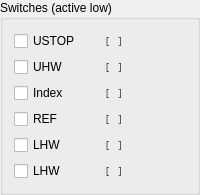
              <widget class="QGroupBox" name="groupBox_5">
               <property name="title">
                <string>Switches (active low)</string>
               </property>
               <layout class="QGridLayout" name="gridLayout_6">
                <item row="0" column="0">
                 <layout class="QGridLayout" name="gridLayout_14">
                  <item row="3" column="0">
                   <widget class="QCheckBox" name="in_active_low_ref">
                    <property name="text">
                     <string>REF</string>
                    </property>
                   </widget>
                  </item>
                  <item row="2" column="0">
                   <widget class="QCheckBox" name="in_active_low_index">
                    <property name="text">
                     <string>Index</string>
                    </property>
                   </widget>
                  </item>
                  <item row="3" column="1">
                   <widget class="QLabel" name="active_low_ref">
                    <property name="font">
                     <font>
                      <family>Courier</family>
                     </font>
                    </property>
                    <property name="text">
                     <string>[ ]</string>
                    </property>
                   </widget>
                  </item>
                  <item row="4" column="1">
                   <widget class="QLabel" name="active_low_lhw">
                    <property name="font">
                     <font>
                      <family>Courier</family>
                     </font>
                    </property>
                    <property name="text">
                     <string>[ ]</string>
                    </property>
                   </widget>
                  </item>
                  <item row="0" column="0">
                   <widget class="QCheckBox" name="in_active_low_ustop">
                    <property name="text">
                     <string>USTOP</string>
                    </property>
                   </widget>
                  </item>
                  <item row="4" column="0">
                   <widget class="QCheckBox" name="in_active_low_lhw">
                    <property name="text">
                     <string>LHW</string>
                    </property>
                   </widget>
                  </item>
                  <item row="5" column="0">
                   <widget class="QCheckBox" name="in_active_low_lstop">
                    <property name="text">
                     <string>LHW</string>
                    </property>
                   </widget>
                  </item>
                  <item row="2" column="1">
                   <widget class="QLabel" name="active_low_index">
                    <property name="font">
                     <font>
                      <family>Courier</family>
                     </font>
                    </property>
                    <property name="text">
                     <string>[ ]</string>
                    </property>
                   </widget>
                  </item>
                  <item row="0" column="1">
                   <widget class="QLabel" name="active_low_ustop">
                    <property name="font">
                     <font>
                      <family>Courier</family>
                     </font>
                    </property>
                    <property name="text">
                     <string>[ ]</string>
                    </property>
                   </widget>
                  </item>
                  <item row="1" column="1">
                   <widget class="QLabel" name="active_low_uhw">
                    <property name="font">
                     <font>
                      <family>Courier</family>
                     </font>
                    </property>
                    <property name="text">
                     <string>[ ]</string>
                    </property>
                   </widget>
                  </item>
                  <item row="5" column="1">
                   <widget class="QLabel" name="active_low_lstop">
                    <property name="font">
                     <font>
                      <family>Courier</family>
                     </font>
                    </property>
                    <property name="text">
                     <string>[ ]</string>
                    </property>
                   </widget>
                  </item>
                  <item row="1" column="0">
                   <widget class="QCheckBox" name="in_active_low_uhw">
                    <property name="text">
                     <string>UHW</string>
                    </property>
                   </widget>
                  </item>
                 </layout>
                </item>
               </layout>
              </widget>
